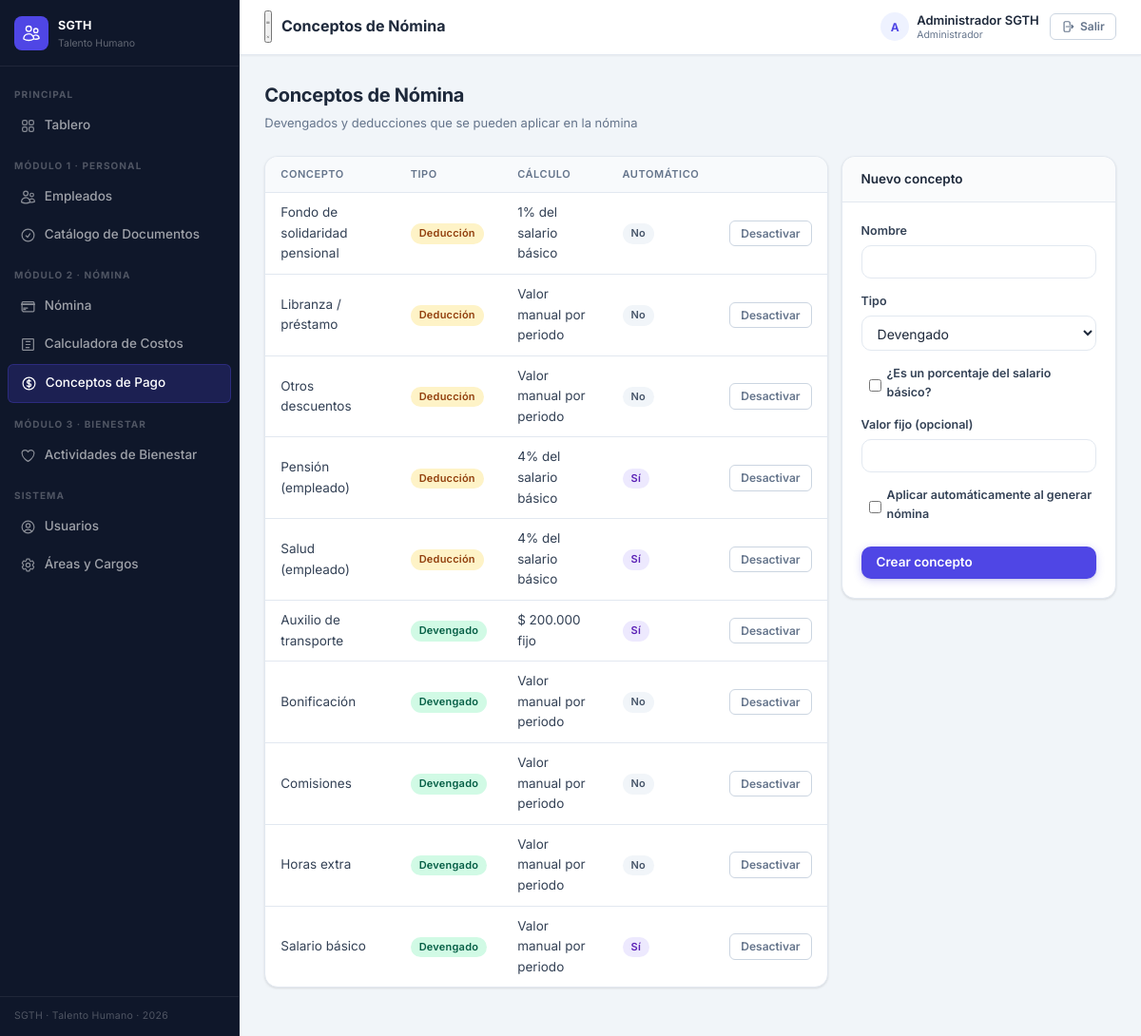
The app's page /public/conceptos (signed in) with its own data.
### tables this page shows
CREATE TABLE conceptos_nomina (
  id            INT AUTO_INCREMENT PRIMARY KEY,
  nombre        VARCHAR(120) NOT NULL,
  tipo          ENUM('devengado','deduccion') NOT NULL,
  es_porcentaje TINYINT(1) NOT NULL DEFAULT 0,
  porcentaje    DECIMAL(5,2) NULL,
  valor_fijo    DECIMAL(12,2) NULL,
  automatico    TINYINT(1) NOT NULL DEFAULT 0 COMMENT 'Se aplica automáticamente al generar nómina',
  activo        TINYINT(1) NOT NULL DEFAULT 1,
  created_at    TIMESTAMP DEFAULT CURRENT_TIMESTAMP
);

### app/controllers/ConceptoController.php (called while the page is built, shortened)
<?php
class ConceptoController {
    public function index(): void {
        $conceptos = DB::fetchAll("SELECT * FROM conceptos_nomina ORDER BY tipo DESC, nombre");
        View::render('conceptos.index', [
            'titulo'     => 'Conceptos de Nómina',
            'conceptos'  => $conceptos,
        ]);
    }
}

### public/index.php (called while the page is built, shortened)
<?php
require_once ROOT . '/app/helpers/DB.php';
require_once ROOT . '/app/helpers/Router.php';
require_once ROOT . '/app/helpers/View.php';
$url = $_GET['url'] ?? '';
$url = trim($url, '/');
(new Router())->dispatch($url);

### app/helpers/DB.php (called while the page is built, shortened)
<?php
class DB {
    private static ?PDO $pdo = null;
    public static function connect(): PDO {
        if (self::$pdo === null) {
            $dsn = sprintf('mysql:host=%s;dbname=%s;charset=%s', DB_HOST, DB_NAME, DB_CHARSET);
            self::$pdo = new PDO($dsn, DB_USER, DB_PASS, [
                PDO::ATTR_ERRMODE            => PDO::ERRMODE_EXCEPTION,
                PDO::ATTR_DEFAULT_FETCH_MODE => PDO::FETCH_ASSOC,
                PDO::ATTR_EMULATE_PREPARES   => false,
            ]);
        }
        return self::$pdo;
    }
    public static function query(string $sql, array $p = []): PDOStatement {
        $stmt = self::connect()->prepare($sql);
        $stmt->execute($p);
        return $stmt;
    }
    public static function fetchAll(string $sql, array $p = []): array {
        return self::query($sql, $p)->fetchAll();
    }
}

### app/views/conceptos/index.php (the view, shortened to what this page needs)
<div class="page-header">
  <div>
    <div class="page-title">Conceptos de Nómina</div>
    <div class="page-subtitle">Devengados y deducciones que se pueden aplicar en la nómina</div>
  </div>
</div>
<div class="form-row" style="align-items:start">
  <div class="card" style="grid-column: span 2">
    <table>
      <thead><tr><th>Concepto</th><th>Tipo</th><th>Cálculo</th><th>Automático</th><th></th></tr></thead>
      <tbody>
        <?php foreach ($conceptos as $c): ?>
        <tr style="<?= $c['activo'] ? '' : 'opacity:.45' ?>">
          <td><?= View::e($c['nombre']) ?></td>
          <td><span class="badge <?= $c['tipo']==='devengado' ? 'badge-aprobado' : 'badge-en-revision' ?>"><?= $c['tipo']==='devengado'?'Devengado':'Deducción' ?></span></td>
          <td>
            <?php if ($c['es_porcentaje']): ?>
              <?= (float)$c['porcentaje'] ?>% del salario básico
            <?php elseif ($c['valor_fijo']): ?>
              <?= View::money($c['valor_fijo']) ?> fijo
            <?php else: ?>
              Valor manual por periodo
            <?php endif; ?>
          </td>
          <td><?= $c['automatico'] ? '<span class="badge badge-generado">Sí</span>' : '<span class="badge badge-borrador">No</span>' ?></td>
          <td>
            <?php if ($c['activo']): ?>
            <form method="POST" action="<?= APP_URL ?>/conceptos/<?= $c['id'] ?>/eliminar" onsubmit="return confirm('¿Desactivar este concepto?')">
              <button type="submit" class="btn btn-sm btn-outline">Desactivar</button>
            </form>
            <?php else: ?>
              <span class="badge badge-borrador">Inactivo</span>
            <?php endif; ?>
          </td>
        </tr>
        <?php endforeach; ?>
      </tbody>
    </table>
  </div>
  <div class="card">
    <div class="card-header"><div class="card-title">Nuevo concepto</div></div>
    <form method="POST" action="<?= APP_URL ?>/conceptos/guardar" id="formConcepto">
      <label>Nombre<input type="text" name="nombre" required></label>
      <label>Tipo
        <select name="tipo" required>
          <option value="devengado">Devengado</option>
        </select>
      </label>
      <label class="check-group" style="display:flex;align-items:center;gap:6px">
        <input type="checkbox" name="es_porcentaje" id="chkPorcentaje" onchange="
          document.getElementById('wrapPorcentaje').style.display=this.checked?'block':'none';
          document.getElementById('wrapFijo').style.display=this.checked?'none':'block';
        ">
        ¿Es un porcentaje del salario básico?
      </label>
      <div id="wrapFijo">
        <label>Valor fijo (opcional)<input type="number" name="valor_fijo" step="1000" min="0"></label>
      </div>
      <label class="check-group" style="display:flex;align-items:center;gap:6px">
        <input type="checkbox" name="automatico"> Aplicar automáticamente al generar nómina
      </label>
      <button type="submit" class="btn btn-primary" style="margin-top:10px;width:100%">Crear concepto</button>
    </form>
  </div>
</div>

### app/helpers/Router.php (shortened to what this page needs)
<?php
class Router {
    private array $routes = [];
    public function dispatch(string $url): void {
        $url = trim($url, '/');
        foreach ($this->routes as $pattern => [$ctrl, $met]) {
            if (preg_match($pattern, $url, $m)) {
                array_shift($m);
                $this->run($ctrl, $met, array_values($m));
                return;
            }
        }
    }
    private function run(string $ctrl, string $met, array $params): void {
        $obj = new $ctrl();
        call_user_func_array([$obj, $met], $params);
    }
}

### public/assets/css/app.css (style rules this page uses)
*,*::before,*::after { box-sizing: border-box; margin: 0; padding: 0 }
:root { --primary: #1e3a5f; --primary-h: #162d4a; --blue: #4f46e5; --blue-h: #4338ca; --blue-bg: #eef2ff; --accent: #f59e0b; --success: #059669; --success-bg: #d1fae5; --success-txt: #065f46; --warning: #d97706; --warning-bg: #fef3c7; --warning-txt: #92400e; --danger: #dc2626; --danger-bg: #fee2e2; --danger-txt: #991b1b; --info: #0284c7; --info-bg: #e0f2fe; --bg: #f1f5f9; --surface: #ffffff; --surface2: #f8fafc; --border: #e2e8f0; --border-h: #cbd5e1; --txt: #1e293b; --txt2: #334155; --muted: #64748b; --faint: #94a3b8; --sidebar-w: 252px; --topbar-h: 57px; --r-sm: 6px; --r: 10px; --r-lg: 14px; --r-xl: 18px; --sh-xs: 0 1px 2px rgba(0,0,0,.05); --sh-sm: 0 1px 3px rgba(0,0,0,.08), 0 1px 2px rgba(0,0,0,.04); --sh: 0 4px 6px -1px rgba(0,0,0,.08), 0 2px 4px -2px rgba(0,0,0,.06); --font: 'Inter', 'Segoe UI', system-ui, -apple-system, sans-serif; --tr: .18s ease; }
html { font-size: 15px; }
body { font-family: var(--font); background: var(--bg); color: var(--txt); line-height: 1.6; -webkit-font-smoothing: antialiased; overflow-x: hidden; scroll-behavior: smooth; }
button, a, [role="button"] { -webkit-tap-highlight-color: transparent; }
.page-header { display: flex; align-items: flex-start; justify-content: space-between; margin-bottom: 24px; flex-wrap: wrap; gap: 12px; }
.page-title { font-size: 20px; font-weight: 700; color: var(--txt); letter-spacing: -.3px; }
.page-subtitle { font-size: 13px; color: var(--muted); margin-top: 3px; }
.card { background: var(--surface); border: 1px solid var(--border); border-radius: var(--r-lg); padding: 20px; box-shadow: var(--sh-sm); margin-bottom: 20px; overflow: hidden; overflow: clip; }
.card-header { display: flex; align-items: center; justify-content: space-between; margin: -20px -20px 20px; padding: 13px 20px; border-bottom: 1px solid var(--border); background: #fafbfc; border-radius: calc(var(--r-lg) - 1px) calc(var(--r-lg) - 1px) 0 0; }
.card-title { font-size: 13.5px; font-weight: 600; color: var(--txt); }
.card > table { margin: -20px -20px -20px; width: calc(100% + 40px); }
.form-row { display: grid; grid-template-columns: repeat(auto-fit, minmax(200px, 1fr)); gap: 14px; margin-bottom: 4px; }
label { display: block; font-size: 12.5px; font-weight: 600; color: var(--txt2); margin-bottom: 14px; }
label input, label select, label textarea { display: block; width: 100%; margin-top: 5px; padding: 8px 12px; border: 1.5px solid var(--border); border-radius: var(--r); font-family: var(--font); font-size: 14px; color: var(--txt); background: #fff; outline: none; transition: border-color var(--tr), box-shadow var(--tr); }
label input::placeholder { color: var(--faint); }
label input[type=checkbox] { display: inline; width: auto; margin-left: 8px; accent-color: var(--blue); vertical-align: middle; }
.btn { display: inline-flex; align-items: center; gap: 6px; padding: 8px 16px; border-radius: var(--r); font-family: var(--font); font-size: 13.5px; font-weight: 600; cursor: pointer; border: none; text-decoration: none; transition: background var(--tr), box-shadow var(--tr), transform var(--tr); white-space: nowrap; line-height: 1.3; }
.btn-primary { background: var(--blue); color: #fff; box-shadow: 0 1px 2px rgba(0,0,0,.08), 0 2px 8px rgba(79,70,229,.25); }
.btn-outline { background: transparent; border: 1.5px solid var(--border-h); color: var(--muted); box-shadow: none; }
.btn-sm { padding: 5px 11px; font-size: 12px; border-radius: var(--r-sm); }
table { width: 100%; border-collapse: collapse; font-size: 13.5px; }
th { background: #f8fafc; font-weight: 600; font-size: 11px; text-transform: uppercase; letter-spacing: .05em; color: var(--muted); padding: 10px 16px; border-bottom: 1px solid var(--border); text-align: left; }
td { padding: 10px 16px; border-bottom: 1px solid var(--border); color: var(--txt2); vertical-align: middle; }
tbody tr:last-child td { border-bottom: none; }
.badge { display: inline-flex; align-items: center; padding: 2px 9px; border-radius: 20px; font-size: 11px; font-weight: 600; letter-spacing: .02em; }
.badge-borrador { background: #f1f5f9; color: #475569; }
.badge-en-revision, .badge-revision { background: #fef3c7; color: #92400e; }
.badge-aprobado { background: #d1fae5; color: #065f46; }
.badge-generado { background: #ede9fe; color: #5b21b6; }

### public/assets/css/responsive.css (style rules this page uses)
:root { --bp-xs: 480px; --bp-sm: 640px; --bp-md: 768px; --bp-lg: 1024px; --bp-xl: 1280px; }

### records on screen
conceptos_nomina: nombre "Fondo de solidaridad pensional", tipo "Deducción", porcentaje "1", automatico "No"
conceptos_nomina: nombre "Libranza / préstamo", tipo "Deducción", es_porcentaje "Valor manual por periodo", automatico "No"
conceptos_nomina: nombre "Otros descuentos", tipo "Deducción", es_porcentaje "Valor manual por periodo", automatico "No"
conceptos_nomina: nombre "Pensión (empleado)", tipo "Deducción", porcentaje "4", automatico "Sí"
conceptos_nomina: nombre "Salud (empleado)", tipo "Deducción", porcentaje "4", automatico "Sí"
conceptos_nomina: nombre "Auxilio de transporte", tipo "Devengado", valor_fijo "$ 200.000", automatico "Sí"
conceptos_nomina: nombre "Bonificación", tipo "Devengado", es_porcentaje "Valor manual por periodo", automatico "No"
conceptos_nomina: nombre "Comisiones", tipo "Devengado", es_porcentaje "Valor manual por periodo", automatico "No"
conceptos_nomina: nombre "Horas extra", tipo "Devengado", es_porcentaje "Valor manual por periodo", automatico "No"
conceptos_nomina: nombre "Salario básico", tipo "Devengado", es_porcentaje "Valor manual por periodo", automatico "Sí"
